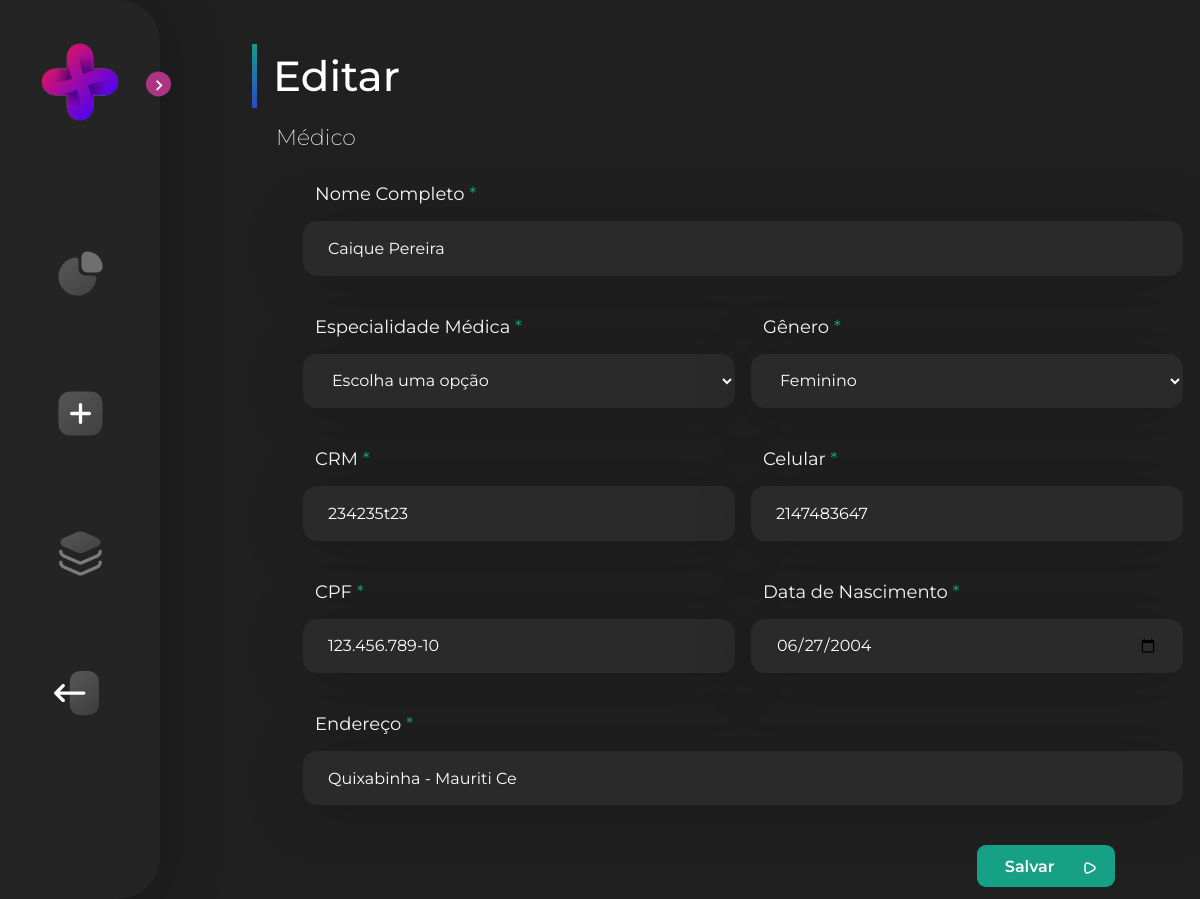
Screenshot of /view/medic-update.php?id=51 with the database file from the repository.
### tables this page shows
CREATE TABLE `doctor` (
  `id` int(11) NOT NULL,
  `name` varchar(100) NOT NULL,
  `cpf` varchar(14) NOT NULL,
  `gender` varchar(15) NOT NULL,
  `date` date NOT NULL,
  `adress` varchar(255) NOT NULL,
  `speciality` varchar(255) NOT NULL,
  `crm` varchar(15) NOT NULL,
  `number` int(11) NOT NULL
);

### php/conexao.php (called while the page is built)
<?php
class Conexao {
    private static $instance;
    public static function getConn(){
        if (!isset(self::$instance)){
            self::$instance = new \PDO('mysql:host=localhost;dbname=workmed', 'root', '');
        }
        return self::$instance;
    }
}

### php/medicDAO.php (called while the page is built, shortened)
<?php
require_once 'Conexao.php';
require_once 'doctor.php';
class MedicDAO {
    public function getMedicById($id){
        $sql = 'SELECT * FROM doctor WHERE id = :id';
        $stmt = Conexao::getConn()->prepare($sql);
        $stmt->bindParam(':id', $id, \PDO::PARAM_INT);
        $stmt->execute();
        if ($stmt->rowCount() > 0) {
            $result = $stmt->fetch(\PDO::FETCH_ASSOC);
            $doctor = new Doctor(
                $result['name'],
                $result['speciality'],
                $result['gender'],
                $result['crm'],
                $result['number'],
                $result['cpf'],
                $result['date'],
                $result['adress']
            );
            return $doctor;
        }
    }
}

### php/doctor.php (called while the page is built, shortened)
<?php
require_once "person.php";
class Doctor extends Person{
    protected $crm;
    public function __construct($name, $speciality, $gen, $crm, $num, $cpf, $date, $adr) {
        $this->num = $num;
        $this->name = $name;
        $this->cpf = $cpf;
        $this->gen = $gen;
        $this->date = $date;
        $this->adr = $adr;
        $this->crm = $crm;
    }
    public function getCrm(){
        return $this->crm;
       }
}
?>

### php/person.php (called while the page is built, shortened)
<?php
 class Person{
   protected $num;
   protected $name;
   protected $cpf;
   protected $gen;
   protected $date;
   protected $adr;
   public function getNum(){
      return $this->num;
   }
   public function getName(){
    return  $this->name;
   }
   public function getCpf(){
    return  $this->cpf;
   }
   public function getGen(){
    return  $this->gen;
   }
   public function getDate(){
    return  $this->date;
   }
   public function getAdr(){
    return  $this->adr;
   }
}
?>

### View/medic-update.php (the view, shortened to what this page needs)
<!DOCTYPE html>
<?php
    require_once '../php/medicDAO.php';
    $doctorDAO = new MedicDAO();
    $doctorId = $_GET['id'];
    $doctor = $doctorDAO->getMedicById($doctorId);
?>
<html>
    <head>
        <link rel='stylesheet' type='text/css' media='screen' href='../css/medic-register.css'>
        <link href='https://unpkg.com/boxicons@2.1.1/css/boxicons.min.css' rel='stylesheet'>
    </head>
<body>
    <section class="home">
        <div class="title">
            <div class="stick"></div>
            <div class="text-menu">Editar</div>
        </div>
        <div class="text-h2">Médico</div>
        <div class="content-form">
                <form method="POST" action="../php/PostMedicUpdate.php?id=<?= $doctorId ?>" class="form">
                    <div class="flex-content">
                        <label for="nome" class="label-form">Nome Completo <span>*</span></label>
                        <input  type="text" name="nome" id="nome" required   value="<?= $doctor->getName() ?>" placeholder="Ex.: João Claudio Custódio" class="input-form-wd">
                    </div>
                    <div class="form-flex">
                        <div class="flex-content">
                            <label  class="label-form" for="especialidade">Especialidade Médica <span>*</span></label>
                            <select name="especialidade" id="especialidade" class="input-form">
                                <option disabled selected value="">Escolha uma opção</option>
                                </select>
                        </div>
                        <div class="flex-content">
                            <label class="label-form" for="genero">Gênero <span>*</span></label>
                            <select name="genero" id="genero" required class="input-form">
                                <option value="feminino" <?= ($doctor->getGen() === 'feminino') ? 'selected' : '' ?>>Feminino</option>
                            </select>
                        </div>
                    </div>
                    <div class="form-flex">
                        <div class="flex-content">
                            <label class="label-form" for="crm">CRM <span>*</span></label>
                            <input type="text" name="crm" oninput="formatar_crm(this)" value="<?= $doctor->getCrm() ?>" maxlength="9" id="crm" required placeholder="Ex.: 123456-CE" class="input-form">
                        </div>
                        <div class="flex-content">
                            <label class="label-form" for="celular">Celular <span>*</span></label>
                            <input type="text" name="celular" id="celular" required value="<?= $doctor->getNum() ?>" placeholder="Ex.: (88) 9 9653-3482" maxlength="11" class="input-form">
                        </div>
                    </div>
                    <div class="form-flex">
                        <div class="flex-content">
                            <label class="label-form" for="cpf">CPF <span>*</span></label>
                            <input type="text" name="cpf" id="cpf" required value="<?= $doctor->getCpf() ?>" placeholder="Ex.: 123.456.789-00" maxlength="14" class="input-form">
                        </div>
                        <div class="flex-content">
                            <label class="label-form" for="data_nascimento">Data de Nascimento <span>*</span></label>
                            <input type="date" name="data_nascimento" id="data_nascimento" value="<?= $doctor->getDate() ?>" required placeholder="Ex.: 25/07/1986" class="input-form">
                        </div>
                    </div>
                    <div class="flex-content">
                        <label class="label-form"   for="endereco">Endereço <span>*</span></label>
                        <input type="text" name="endereco" id="endereco" required value="<?= $doctor->getAdr() ?>" placeholder="Ex.: Rua São Paulo, 986" class="input-form-wd">
                    </div>
                    <div class="btn-form"><button type="submit" class="btn-submit">Salvar</button></div>
                </form>
        </div>
    </section>
</body>
</html>

### css/medic-register.css (style rules this page uses)
* { margin: 0; padding: 0; box-sizing: border-box; font-family: 'Montserrat', sans-serif; }
:root { --sidebar-color: #FFF; --primary-color: #695CFE; --primary-color-light: #F6F5FF; --toggle-color: #DDD; --text-color: #707070; --tran-03: all 0.2s ease; --tran-03: all 0.3s ease; --tran-04: all 0.3s ease; --tran-05: all 0.3s ease; }
body { background-color: var(--body-color); background: #202020; }
.sidebar { position: fixed; top: 0; left: 0; height: 100%; width: 18rem; padding: 10px 14px; background: #242424; transition: var(--tran-05); z-index: 100; box-shadow: -2px 4px 55px 9px rgba(0, 0, 0, 0.25); border-radius: 1px 42px 42px 1px; }
.sidebar.close { width: 10rem; }
.sidebar.close li { width: 8rem; }
.sidebar li { padding-left: 2.5rem; width: 100%; height: 3rem; list-style: none; display: flex; align-items: center; margin-top: 10px; }
.sidebar header { position: relative; }
.sidebar header .image { display: flex; align-items: center; justify-content: center; }
.sidebar header .image img { width: 12rem; border-radius: 6px; margin-left: -1rem; }
.sidebar header .toggle { position: absolute; top: 50%; right: -25px; transform: translateY(-50%) rotate(180deg); height: 25px; width: 25px; background-color: #16A085; color: var(--sidebar-color); border-radius: 50%; display: flex; align-items: center; justify-content: center; font-size: 22px; cursor: pointer; transition: var(--tran-05); }
.bx { line-height: 0px!important; color: #fff; }
.sidebar.close .bx { line-height: 0px!important; }
.dashboard { filter: saturate(0%); }
.list { filter: saturate(0%); }
.logout { filter: saturate(0%); }
.sidebar.close .toggle { transform: translateY(-50%) rotate(0deg); }
.sidebar .menu { margin-top: 8rem; }
.image { padding-left: 4rem; padding-right: 3rem; }
.menu-links { display: flex; flex-direction: column; gap: 5rem; }
.sidebar li a { list-style: none; height: 100%; background-color: transparent; display: flex; align-items: center; height: 100%; width: 100%; border-radius: 6px; text-decoration: none; transition: var(--tran-03); }
.sidebar .menu-bar { height: calc(100% - 55px); display: flex; flex-direction: column; justify-content: space-between; overflow-y: scroll; }
.home { position: absolute; top: 0; top: 2rem; left: 9rem; background-color: var(--body-color); transition: var(--tran-05); padding: 12px 60px; width: 90%; }
.sidebar.close ~ .home { top: 2rem; left: 0rem; width: 100%; }
.text-menu { font-weight: 500; font-size: 42px; color: #FFFFFF; }
.stick { background: linear-gradient(178.3deg, #16A085 -7.3%, #3129DB 142.49%); margin-right: 1rem; width: .31rem; height: 4rem; margin-left: 12rem; }
.title { display: flex; align-items: center; }
.text-h2 { margin-left: 13.5rem; margin-top: 1rem; font-weight: 200; font-size: 22px; color: #FFF; }
.content-form { display: flex; justify-content: center; }
.form { display: flex; flex-direction: column; flex-wrap: wrap; gap: 2.5rem; margin-top: 3%; width: 55%; color: #FFF; }
.btn-form { display: flex; justify-content: end; }
.form span { color: #16A085; }
input, input[type="date"]::placeholder { padding: 25px; }
select { padding-left: 25px; }
option { border-radius: 0px 0px 10px 10px; }
.label-form { font-size: 18px; padding-left: 12px; }
.input-form-wd { width: 55rem; height: 3.4rem; background: #2A2A2B; box-shadow: 0px 3px 60px -2px rgba(0, 0, 0, 0.25); border-radius: 14px; color: #FFF; border: none; font-size: 16px; }
.input-form { width: 27rem; height: 3.4rem; background: #2A2A2B; box-shadow: 0px 3px 60px -2px rgba(0, 0, 0, 0.25); border-radius: 14px; color: #FFF; border: none; font-size: 16px; }
.form-flex { display: flex; gap: 1rem; }
.flex-content { gap: 1rem; display: flex; flex-direction: column; flex-wrap: wrap; }
.btn-submit { width: 8.6rem; height: 2.6rem; background: #16A085; border-radius: 9px; border: none; color: #FFFFFF; font-weight: 600; background-image: url('../Components/SVG/Vector.svg'); background-repeat: no-repeat; padding-right: 5%; padding-left: 1%; background-position: right 15% bottom 45%; font-size: 1rem; cursor: pointer; }
.btn-form { margin-right: 11.5%; }

### rows the page displays
doctor: nome "Caique Pereira", genero "Feminino", crm "234235t23", celular "2147483647", cpf "123.456.789-10", data_nascimento "06/27/2004", endereco "Quixabinha - Mauriti Ce"
